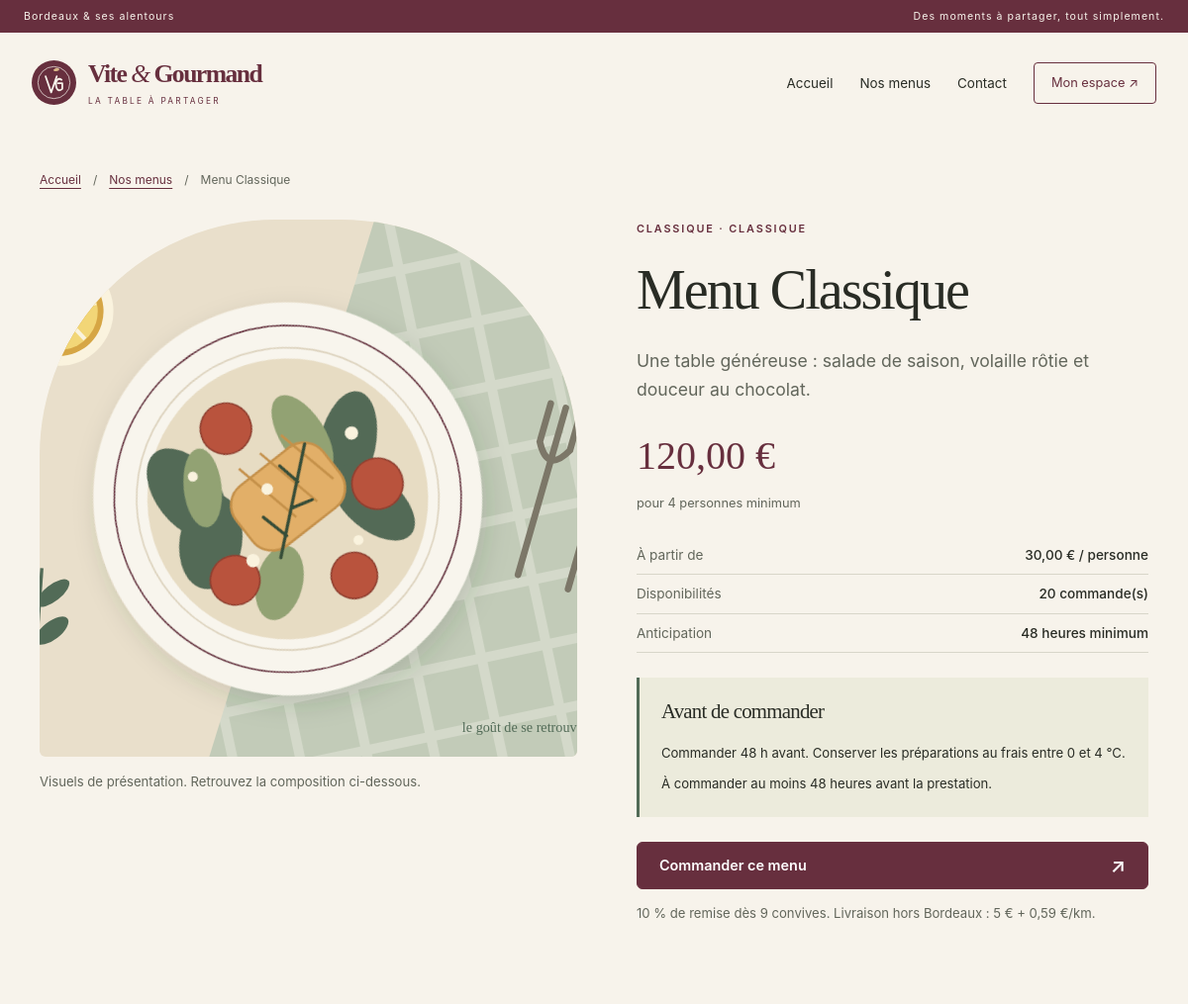
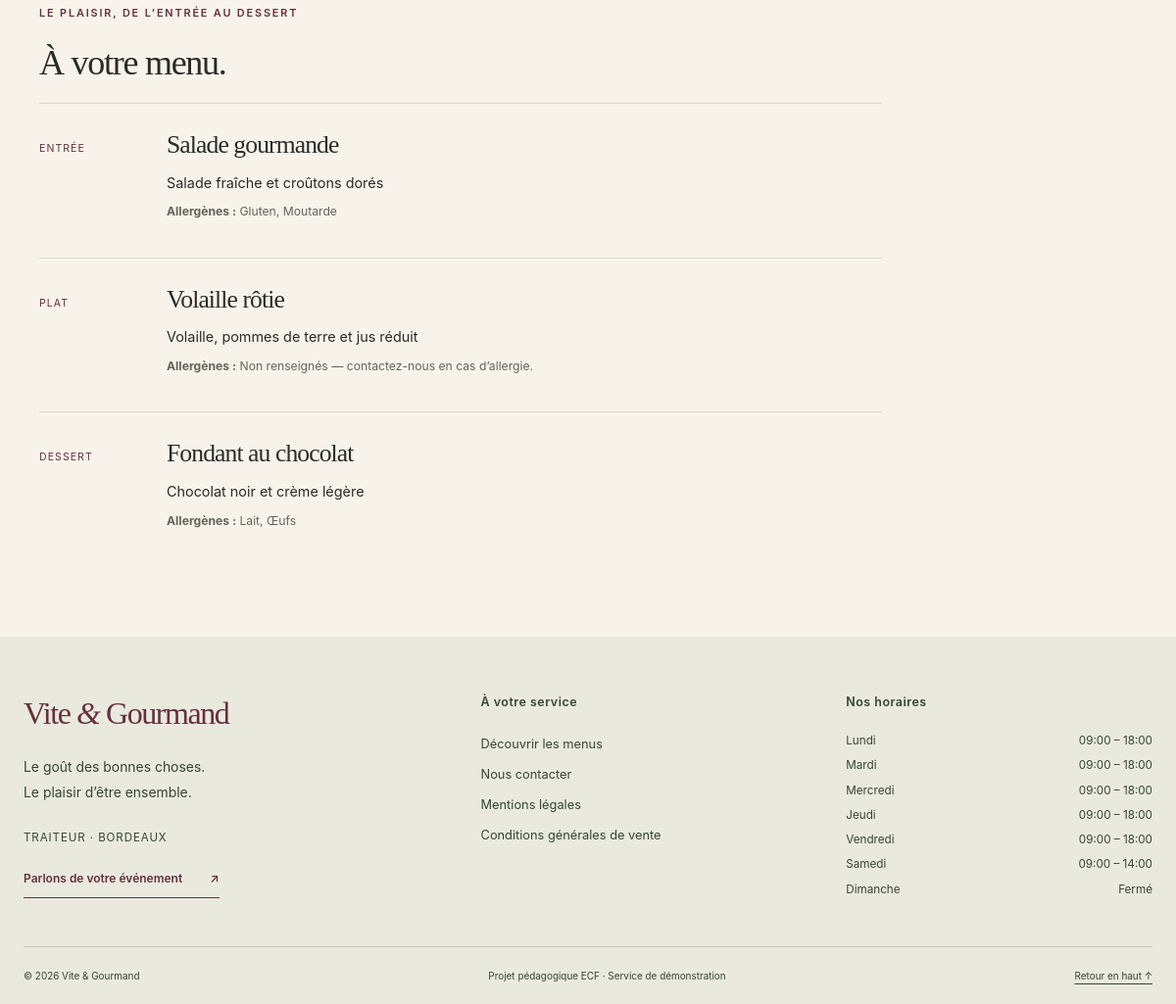
The app's page /menu.php?id=1 with its own data (2 pictures, top to bottom).
### tables this page shows
CREATE TABLE `menus` (
    `id` INT NOT NULL AUTO_INCREMENT,
    `titre` VARCHAR(255) NOT NULL,
    `description` TEXT NOT NULL,
    `prix` DECIMAL(10,2) NOT NULL,
    `nb_personnes_min` INT NOT NULL,

    `theme` VARCHAR(100) DEFAULT NULL,
    `regime` VARCHAR(100) DEFAULT NULL,

    `stock_disponible` INT NOT NULL DEFAULT 0,

    `conditions_menu` TEXT DEFAULT NULL,
    `delai_commande_heures` INT DEFAULT NULL,

    `actif` TINYINT(1) NOT NULL DEFAULT 1,

    PRIMARY KEY (`id`)
);

CREATE TABLE `menu_images` (
    `id` INT NOT NULL AUTO_INCREMENT,
    `menu_id` INT NOT NULL,
    `chemin_image` VARCHAR(255) NOT NULL,
    `texte_alternatif` VARCHAR(255) DEFAULT NULL,

    PRIMARY KEY (`id`),

    CONSTRAINT `fk_menu_images_menu`
        FOREIGN KEY (`menu_id`)
        REFERENCES `menus` (`id`)
        ON DELETE CASCADE

);

CREATE TABLE `plats` (
    `id` INT NOT NULL AUTO_INCREMENT,
    `nom` VARCHAR(255) NOT NULL,
    `description` TEXT DEFAULT NULL,
    `type_plat` VARCHAR(30) NOT NULL,

    PRIMARY KEY (`id`)
);

CREATE TABLE `horaires` (
    `id` INT NOT NULL AUTO_INCREMENT,
    `jour` VARCHAR(20) NOT NULL,
    `heure_ouverture` TIME DEFAULT NULL,
    `heure_fermeture` TIME DEFAULT NULL,
    `ferme` TINYINT(1) NOT NULL DEFAULT 0,

    PRIMARY KEY (`id`),
    UNIQUE KEY `jour` (`jour`)
);

### Config/security.php (called while the page is built, shortened)
<?php
function e(mixed $value): string
{
    return htmlspecialchars((string) $value, ENT_QUOTES | ENT_SUBSTITUTE, 'UTF-8');
}

### Templates/catalogue.php (called while the page is built, shortened)
<?php
function catalogueImage(?string $path): string
{
    $public = realpath(__DIR__ . '/../Public');
    $resolved = realpath($public . '/' . $path);
    return $resolved && str_starts_with($resolved, $public . DIRECTORY_SEPARATOR) ? $path : 'assets/images/table-partage.svg';
}
    ?>

### Public/menu.php (the view, shortened to what this page needs)
<?php
require_once __DIR__ . '/../Config/database.php';
require_once __DIR__ . '/../Templates/layout.php';
require_once __DIR__ . '/../Templates/catalogue.php';
$id = filter_var($_GET['id'] ?? null, FILTER_VALIDATE_INT, ['options' => ['min_range' => 1]]);
$query = $pdo->prepare('SELECT * FROM menus WHERE id = :id AND actif = 1');
$query->execute(['id' => $id ?: 0]);
$menu = $query->fetch(PDO::FETCH_ASSOC);
$query = $pdo->prepare("SELECT p.id, p.nom, p.description, p.type_plat, GROUP_CONCAT(a.nom ORDER BY a.nom SEPARATOR ', ') AS allergenes
    FROM plats p JOIN menu_plat mp ON p.id = mp.plat_id LEFT JOIN plat_allergene pa ON p.id = pa.plat_id LEFT JOIN allergenes a ON pa.allergene_id = a.id
    WHERE mp.menu_id = :menu_id GROUP BY p.id, p.nom, p.description, p.type_plat, mp.ordre_affichage ORDER BY mp.ordre_affichage, p.id");
$query->execute(['menu_id' => $id]);
$plats = $query->fetchAll(PDO::FETCH_ASSOC);
$query = $pdo->prepare('SELECT chemin_image, texte_alternatif FROM menu_images WHERE menu_id = :menu_id ORDER BY id');
$query->execute(['menu_id' => $id]);
$images = $query->fetchAll(PDO::FETCH_ASSOC);
renderHeader($menu['titre']);
?>
<nav class="breadcrumbs" aria-label="Fil d’Ariane"><a href="index.php">Accueil</a><span aria-hidden="true">/</span><a href="menus.php">Nos menus</a><span aria-hidden="true">/</span><span><?= e($menu['titre']) ?></span></nav>
<section class="menu-detail">
    <div class="menu-gallery"><img class="detail-cover" src="<?= e(catalogueImage($images[0]['chemin_image'] ?? null)) ?>" alt="<?= e($images[0]['texte_alternatif'] ?? 'Illustration de notre table à partager') ?>" width="800" height="650"><p class="small-note">Visuels de présentation. Retrouvez la composition ci-dessous.</p></div>
    <div class="menu-detail-copy"><p class="eyebrow"><?= e($menu['theme']) ?> <span aria-hidden="true">·</span> <?= e($menu['regime']) ?></p><h1><?= e($menu['titre']) ?></h1><p class="lead"><?= nl2br(e($menu['description'])) ?></p><div class="detail-price"><strong><?= number_format((float) $menu['prix'], 2, ',', ' ') ?> €</strong><span>pour <?= (int) $menu['nb_personnes_min'] ?> personnes minimum</span></div><dl class="menu-facts"><div><dt>À partir de</dt><dd><?= number_format((float) $menu['prix'] / max(1, (int) $menu['nb_personnes_min']), 2, ',', ' ') ?> € / personne</dd></div><div><dt>Disponibilités</dt><dd><?= (int) $menu['stock_disponible'] ?> commande(s)</dd></div><div><dt>Anticipation</dt><dd><?= (int) $menu['delai_commande_heures'] ?> heures minimum</dd></div></dl><aside class="menu-conditions"><h2>Avant de commander</h2><p><?= nl2br(e($menu['conditions_menu'] ?: 'Consultez notre équipe pour les conditions de conservation.')) ?></p><p>À commander au moins <?= (int) $menu['delai_commande_heures'] ?> heures avant la prestation.</p></aside><?php if ((int) $menu['stock_disponible'] > 0): ?><a class="button button-wide" href="commander.php?id=<?= (int) $menu['id'] ?>">Commander ce menu <span aria-hidden="true">↗</span></a><?php else: ?><button class="button-wide" disabled>Momentanément indisponible</button><?php endif; ?><p class="small-note">10 % de remise dès <?= (int) $menu['nb_personnes_min'] + 5 ?> convives. Livraison hors Bordeaux : 5 € + 0,59 €/km.</p></div>
</section>
<section class="dishes-section"><p class="eyebrow">LE PLAISIR, DE L’ENTRÉE AU DESSERT</p><h2>À votre menu.</h2><?php if (!$plats): ?><p>La composition sera précisée par notre équipe. <a href="contact.php">Contactez-nous pour en savoir plus.</a></p><?php endif; ?><div class="dish-list"><?php foreach ($plats as $plat): ?><article class="dish"><span class="dish-type"><?= e(['entree' => 'Entrée', 'plat' => 'Plat', 'dessert' => 'Dessert'][$plat['type_plat']] ?? $plat['type_plat']) ?></span><div><h3><?= e($plat['nom']) ?></h3><p><?= e($plat['description']) ?></p><p class="allergens"><strong>Allergènes :</strong> <?= e($plat['allergenes'] ?: 'Non renseignés — contactez-nous en cas d’allergie.') ?></p></div></article><?php endforeach; ?></div></section>
<?php renderFooter($pdo); ?>

### Templates/layout.php (shortened to what this page needs)
<?php
require_once __DIR__ . '/../Config/security.php';
function renderHeader(string $title): void
{
    $role = $_SESSION['role'] ?? '';
    $staff = in_array($role, ['admin', 'employe'], true);
    $links = $staff
        ? ['admin-commandes.php' => 'Commandes', 'admin-menus.php' => 'Menus', 'admin-plats.php' => 'Plats', 'admin-horaires.php' => 'Horaires', 'admin-avis.php' => 'Avis']
        : ['index.php' => 'Accueil', 'menus.php' => 'Nos menus'];
    if (!$staff) {
        $links['contact.php'] = 'Contact';
    }
    $current = basename($_SERVER['SCRIPT_NAME'] ?? '');
    ?>
<!DOCTYPE html>
<html lang="fr">
<head>
    <link rel="stylesheet" href="style.css?v=<?= filemtime(__DIR__ . '/../Public/style.css') ?>">
</head>
<body class="<?= $staff ? 'staff-page' : 'public-page' ?>">
<div class="announcement">
    <span>Bordeaux & ses alentours</span>
    <span>Des moments à partager, tout simplement.</span>
</div>
<header class="site-header">
    <a class="brand" href="index.php" aria-label="Vite et Gourmand, accueil">
        <img src="assets/images/embleme.svg" alt="" width="45" height="45">
        <span>Vite <i>&</i> Gourmand<small>LA TABLE À PARTAGER</small></span>
    </a>
    <nav id="main-navigation" class="navbar-links" aria-label="Navigation principale">
        <?php foreach ($links as $href => $label): ?>
            <a href="<?= e($href) ?>" <?= $current === $href ? 'aria-current="page"' : '' ?>><?= e($label) ?></a>
        <?php endforeach; ?>
        <?php if (isset($_SESSION['user_id'])): ?>
            <form method="post" action="logout.php" class="logout-form">
                <?= csrfInput() ?>
                <button class="nav-account" type="submit">Déconnexion</button>
            </form>
        <?php else: ?>
            <a class="nav-account" href="login.php" <?= $current === 'login.php' ? 'aria-current="page"' : '' ?>>Mon espace <span aria-hidden="true">↗</span></a>
        <?php endif; ?>
    </nav>
</header>
<main id="main-content" class="page-shell">
<?php
}
function renderFooter(PDO $pdo): void
{
    $rows = $pdo->query('SELECT jour, heure_ouverture, heure_fermeture, ferme FROM horaires')->fetchAll(PDO::FETCH_ASSOC);
    $horaires = [];
    foreach ($rows as $row) {
        $horaires[strtolower($row['jour'])] = $row;
    }
    ?>
</main>
<footer class="site-footer">
    <div class="footer-grid">
        <div class="footer-intro">
            <a class="footer-brand" href="index.php">Vite <i>&</i> Gourmand</a>
            <p>Le goût des bonnes choses.<br>Le plaisir d’être ensemble.</p>
            <p class="footer-location">Traiteur · Bordeaux</p>
            <a href="contact.php" class="text-link">Parlons de votre événement <span aria-hidden="true">↗</span></a>
        </div>
        <div>
            <h2>À votre service</h2>
            <ul class="footer-links">
                <li><a href="menus.php">Découvrir les menus</a></li>
                <li><a href="contact.php">Nous contacter</a></li>
                <li><a href="mentions-legales.php">Mentions légales</a></li>
                <li><a href="cgv.php">Conditions générales de vente</a></li>
            </ul>
        </div>
        <div>
            <h2>Nos horaires</h2>
            <dl class="opening-hours">
                <?php foreach (['Lundi', 'Mardi', 'Mercredi', 'Jeudi', 'Vendredi', 'Samedi', 'Dimanche'] as $jour): $h = $horaires[strtolower($jour)] ?? null; ?>
                    <div>
                        <dt><?= $jour ?></dt>
                        <dd>
                            <?php if (!$h): ?>
                                Non renseigné
                            <?php elseif ((int) $h['ferme'] === 1): ?>
                                Fermé
                            <?php else: ?>
                                <?= e(substr((string) $h['heure_ouverture'], 0, 5)) ?> – <?= e(substr((string) $h['heure_fermeture'], 0, 5)) ?>
                            <?php endif; ?>
                        </dd>
                    </div>
                <?php endforeach; ?>
            </dl>
        </div>
    </div>
    <div class="footer-bottom">
        <span>© <?= date('Y') ?> Vite & Gourmand</span>
        <span>Projet pédagogique ECF · Service de démonstration</span>
        <a href="#main-content">Retour en haut ↑</a>
    </div>
</footer>
</body>
</html>
<?php
}

### records on screen
menus: titre "Menu Classique", theme "CLASSIQUE", regime "CLASSIQUE", description "Une table généreuse : salade de saison, volaille rôtie et douceur au chocolat.", prix "120,00", nb_personnes_min "4", prix+nb_personnes_min "30,00", stock_disponible "20", delai_commande_heures "48", conditions_menu "Commander 48 h avant. Conserver les préparations au frais entre 0 et 4 °C.", (int) $menu['nb_personnes_min'] + 5 "9"
menu_images: chemin_image (picture)
plats: type_plat "ENTRÉE", nom "Salade gourmande", description "Salade fraîche et croûtons dorés", allergenes "Gluten, Moutarde"
plats: type_plat "PLAT", nom "Volaille rôtie", description "Volaille, pommes de terre et jus réduit", allergenes "Non renseignés — contactez-nous en cas d’allergie."
plats: type_plat "DESSERT", nom "Fondant au chocolat", description "Chocolat noir et crème légère", allergenes "Lait, Œufs"
horaires: jour "Lundi", heure_ouverture "09:00", heure_fermeture "18:00"
horaires: jour "Mardi", heure_ouverture "09:00", heure_fermeture "18:00"
horaires: jour "Mercredi", heure_ouverture "09:00", heure_fermeture "18:00"
horaires: jour "Jeudi", heure_ouverture "09:00", heure_fermeture "18:00"
horaires: jour "Vendredi", heure_ouverture "09:00", heure_fermeture "18:00"
horaires: jour "Samedi", heure_ouverture "09:00", heure_fermeture "14:00"

### other values on screen
$label "Accueil"
$label "Nos menus"
$label "Contact"
$jour "Dimanche"
